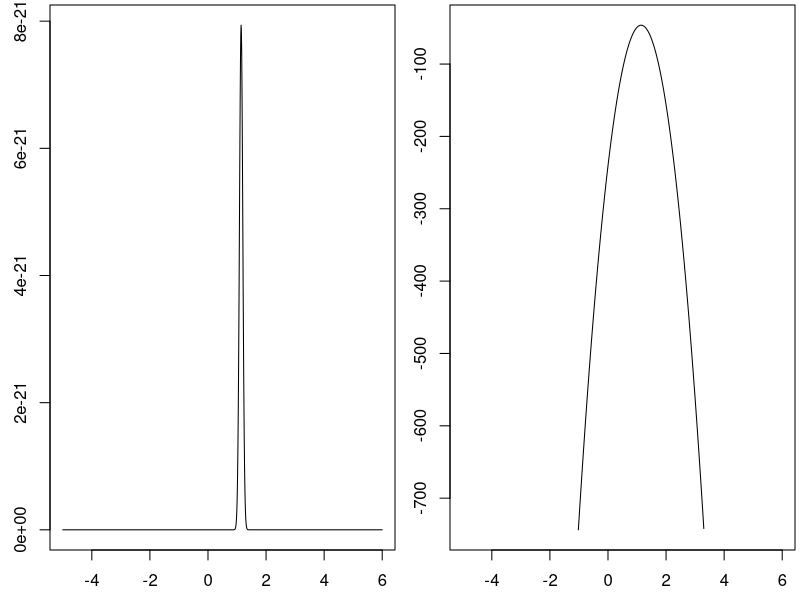
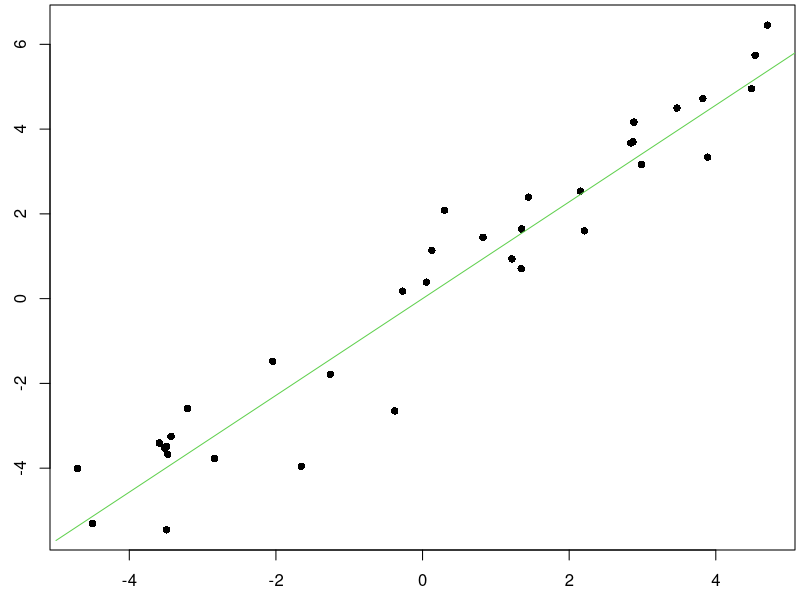
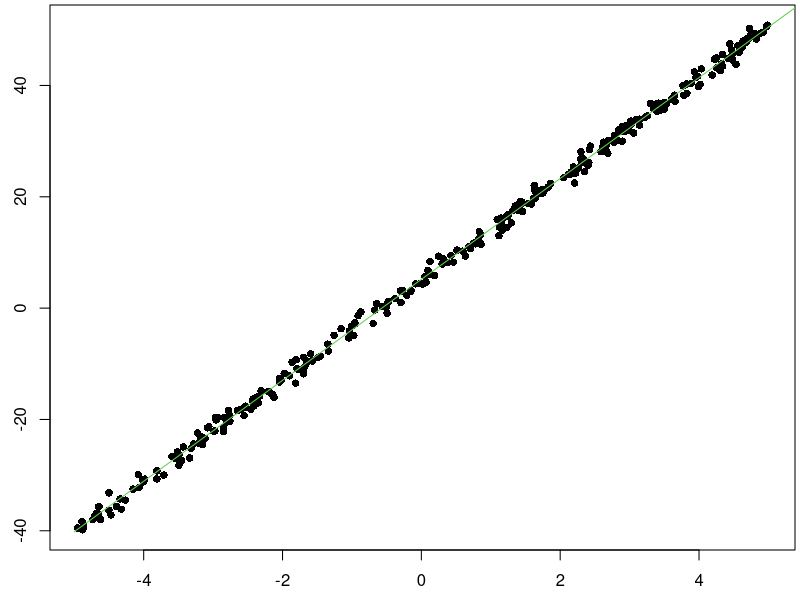
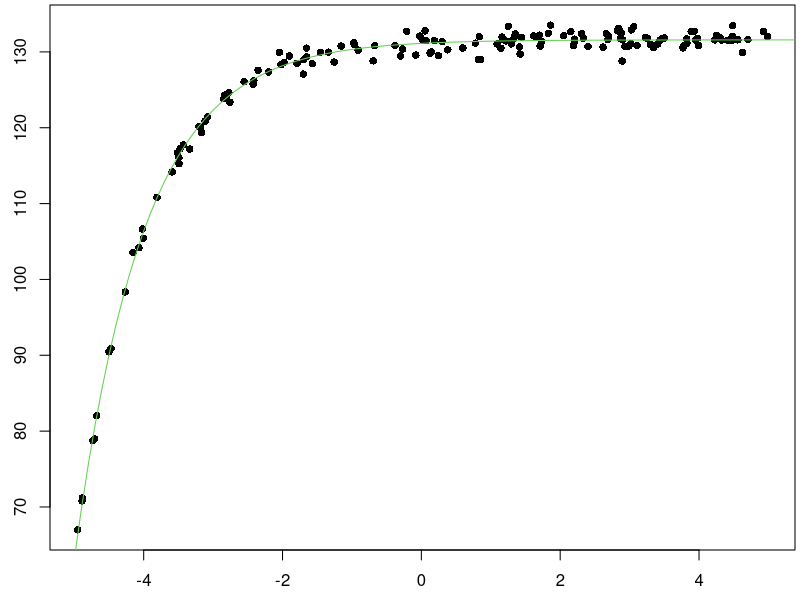

Here is the R script that generated these plots, in order:
set.seed(1106)
m <- runif(1,-2,2)
x <- runif(35,-5,5)
y <- m*x + rnorm(length(x),0,1)

L <- function(m,x,y){
  prod((1/sqrt(2*pi))*exp(-(y-m*x)^2/2))
}
logL <- function(m,x,y){
  log(prod((1/sqrt(2*pi))*exp(-(y-m*x)^2/2)))
}

x.val <- seq(-5,6,0.01)
y.L <- as.vector(lapply(seq(-5,6,0.01),FUN=L,x=x,y=y))
y.logL <- as.vector(lapply(seq(-5,6,0.01),FUN=logL,x=x,y=y))

par(mfrow=c(1,2))
par(mar=c(2.5,2.5,0.25,0.25))
plot(x.val,y.L,type='l')
plot(x.val,y.logL,type='l')

m.best <- sum(x*y)/sum(x^2)
m.best
ex1.fun <- function(x,m=1){
  m*x
}
par(mfrow=c(1,1),mar=c(2.5,2.5,0.25,0.25))
plot(x,y,type='p',pch=16)
lines(x.val,ex1.fun(x.val,m=m.best),col=3)





set.seed(1106)
a1 <- runif(1,-10,10)
a2 <- runif(1,-10,10)
x <- runif(300,-5,5)
y <- a1 + a2*x + rnorm(length(x),0,1)

a2.best <- (sum(x*y)-sum(x)*sum(y)/length(x))/(sum(x^2)-sum(x)^2/length(x))
a1.best <- (sum(y)-a2.best*sum(x))/length(x)
a1.best
a2.best
a1
a2
D <- length(x)*sum(x^2) - sum(x)^2
D
ex2.fun <- function(x,a1=0,a2=1){
  a1 + a2*x
}
par(mfrow=c(1,1),mar=c(2.5,2.5,0.25,0.25))
plot(x,y,type='p',pch=16)
lines(x.val,ex2.fun(x.val,a1=a1.best,a2=a2.best),col=3)





set.seed(1106)
a1 <- runif(1,75,150)
a2 <- runif(1,-10,0)
x <- runif(150,-5,5)
y <- a1 + a2*exp(-x) + rnorm(length(x),0,1)

a2.best <- (sum(exp(-x)*y)-sum(exp(-x))*sum(y)/length(x))/(sum(exp(-2*x))-sum(exp(-x))^2/length(x))
a1.best <- (sum(y)-a2.best*sum(exp(-x)))/length(x)
a1.best
a2.best
a1
a2
D <- length(x)*sum(exp(-2*x)) - sum(exp(-x))^2
D
ex3.fun <- function(x,a1=0,a2=1){
  a1 + a2*exp(-x)
}
x.val <- seq(-10,10,0.1)
par(mfrow=c(1,1),mar=c(2.5,2.5,0.25,0.25))
plot(x,y,type='p',pch=16)
lines(x.val,ex3.fun(x.val,a1=a1.best,a2=a2.best),col=3)
